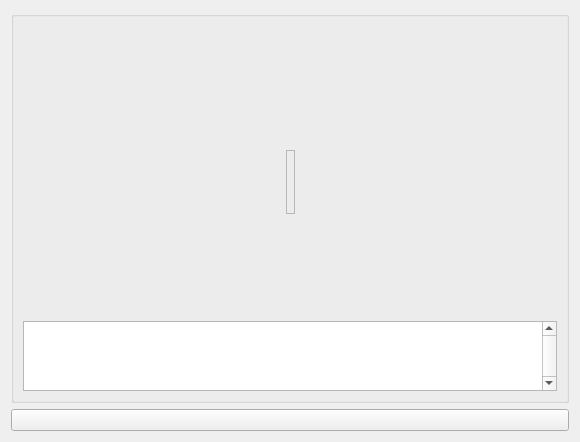
<?xml version="1.0" encoding="UTF-8"?>
<ui version="4.0">
 <class>SplashWindowImageProcessing</class>
 <widget class="QWidget" name="SplashWindowImageProcessing">
  <property name="geometry">
   <rect>
    <x>0</x>
    <y>0</y>
    <width>580</width>
    <height>442</height>
   </rect>
  </property>
  <property name="windowTitle">
   <string/>
  </property>
  <layout class="QGridLayout" name="gridLayout_5">
   <item row="0" column="0">
    <widget class="QGroupBox" name="groupBox">
     <property name="autoFillBackground">
      <bool>true</bool>
     </property>
     <property name="styleSheet">
      <string notr="true"/>
     </property>
     <property name="title">
      <string/>
     </property>
     <property name="alignment">
      <set>Qt::AlignCenter</set>
     </property>
     <property name="flat">
      <bool>false</bool>
     </property>
     <property name="checkable">
      <bool>false</bool>
     </property>
     <layout class="QGridLayout" name="gridLayout_4">
      <item row="0" column="0">
       <layout class="QGridLayout" name="gridLayout_3">
        <item row="0" column="1">
         <widget class="QLabel" name="labelSTVLogo">
          <property name="text">
           <string/>
          </property>
          <property name="pixmap">
           <pixmap>:/new/prefix1/stv_logo.png</pixmap>
          </property>
          <property name="alignment">
           <set>Qt::AlignCenter</set>
          </property>
         </widget>
        </item>
        <item row="0" column="3">
         <widget class="QLabel" name="TextLabelCopyright_2">
          <property name="text">
           <string/>
          </property>
          <property name="wordWrap">
           <bool>false</bool>
          </property>
         </widget>
        </item>
        <item row="0" column="0">
         <spacer name="horizontalSpacer_2">
          <property name="orientation">
           <enum>Qt::Horizontal</enum>
          </property>
          <property name="sizeHint" stdset="0">
           <size>
            <width>40</width>
            <height>20</height>
           </size>
          </property>
         </spacer>
        </item>
        <item row="0" column="4">
         <spacer name="horizontalSpacer_8">
          <property name="orientation">
           <enum>Qt::Horizontal</enum>
          </property>
          <property name="sizeHint" stdset="0">
           <size>
            <width>40</width>
            <height>20</height>
           </size>
          </property>
         </spacer>
        </item>
        <item row="0" column="2">
         <spacer name="horizontalSpacer_9">
          <property name="orientation">
           <enum>Qt::Horizontal</enum>
          </property>
          <property name="sizeType">
           <enum>QSizePolicy::Fixed</enum>
          </property>
          <property name="sizeHint" stdset="0">
           <size>
            <width>20</width>
            <height>20</height>
           </size>
          </property>
         </spacer>
        </item>
       </layout>
      </item>
      <item row="1" column="0">
       <spacer name="horizontalSpacer">
        <property name="orientation">
         <enum>Qt::Horizontal</enum>
        </property>
        <property name="sizeHint" stdset="0">
         <size>
          <width>10</width>
          <height>8</height>
         </size>
        </property>
       </spacer>
      </item>
      <item row="2" column="0">
       <layout class="QGridLayout" name="gridLayout">
        <item row="1" column="0">
         <spacer name="horizontalSpacer_3">
          <property name="orientation">
           <enum>Qt::Horizontal</enum>
          </property>
          <property name="sizeHint" stdset="0">
           <size>
            <width>177</width>
            <height>64</height>
           </size>
          </property>
         </spacer>
        </item>
        <item row="1" column="1">
         <widget class="QLabel" name="labelPixmap">
          <property name="frameShape">
           <enum>QFrame::StyledPanel</enum>
          </property>
          <property name="text">
           <string/>
          </property>
          <property name="pixmap">
           <pixmap>:/new/prefix1/eye.PNG</pixmap>
          </property>
          <property name="alignment">
           <set>Qt::AlignCenter</set>
          </property>
         </widget>
        </item>
        <item row="1" column="2">
         <spacer name="horizontalSpacer_4">
          <property name="orientation">
           <enum>Qt::Horizontal</enum>
          </property>
          <property name="sizeHint" stdset="0">
           <size>
            <width>18</width>
            <height>20</height>
           </size>
          </property>
         </spacer>
        </item>
        <item row="0" column="0" colspan="3">
         <widget class="QLabel" name="labelModuleName">
          <property name="font">
           <font>
            <pointsize>10</pointsize>
            <weight>75</weight>
            <bold>true</bold>
           </font>
          </property>
          <property name="text">
           <string/>
          </property>
          <property name="alignment">
           <set>Qt::AlignCenter</set>
          </property>
         </widget>
        </item>
       </layout>
      </item>
      <item row="3" column="0">
       <spacer name="horizontalSpacer_7">
        <property name="orientation">
         <enum>Qt::Horizontal</enum>
        </property>
        <property name="sizeHint" stdset="0">
         <size>
          <width>10</width>
          <height>8</height>
         </size>
        </property>
       </spacer>
      </item>
      <item row="4" column="0">
       <layout class="QGridLayout" name="gridLayout_2">
        <item row="0" column="0">
         <spacer name="horizontalSpacer_5">
          <property name="orientation">
           <enum>Qt::Horizontal</enum>
          </property>
          <property name="sizeHint" stdset="0">
           <size>
            <width>157</width>
            <height>68</height>
           </size>
          </property>
         </spacer>
        </item>
        <item row="0" column="1">
         <widget class="QLabel" name="labelVersionNumber">
          <property name="text">
           <string/>
          </property>
          <property name="alignment">
           <set>Qt::AlignLeading|Qt::AlignLeft|Qt::AlignVCenter</set>
          </property>
         </widget>
        </item>
        <item row="0" column="2">
         <spacer name="horizontalSpacer_6">
          <property name="orientation">
           <enum>Qt::Horizontal</enum>
          </property>
          <property name="sizeHint" stdset="0">
           <size>
            <width>157</width>
            <height>68</height>
           </size>
          </property>
         </spacer>
        </item>
       </layout>
      </item>
      <item row="5" column="0">
       <widget class="QListWidget" name="listWidgetInfo">
        <property name="minimumSize">
         <size>
          <width>0</width>
          <height>70</height>
         </size>
        </property>
        <property name="maximumSize">
         <size>
          <width>16777215</width>
          <height>70</height>
         </size>
        </property>
        <property name="font">
         <font>
          <family>MS Sans Serif</family>
          <pointsize>10</pointsize>
          <weight>75</weight>
          <bold>true</bold>
         </font>
        </property>
        <property name="verticalScrollBarPolicy">
         <enum>Qt::ScrollBarAlwaysOn</enum>
        </property>
        <property name="textElideMode">
         <enum>Qt::ElideMiddle</enum>
        </property>
       </widget>
      </item>
     </layout>
    </widget>
   </item>
   <item row="1" column="0">
    <widget class="QPushButton" name="pushButtonOk">
     <property name="text">
      <string/>
     </property>
    </widget>
   </item>
  </layout>
 </widget>
 <resources>
  <include location="ImageProcessing.qrc"/>
 </resources>
 <connections>
  <connection>
   <sender>pushButtonOk</sender>
   <signal>clicked()</signal>
   <receiver>SplashWindowImageProcessing</receiver>
   <slot>close()</slot>
   <hints>
    <hint type="sourcelabel">
     <x>350</x>
     <y>340</y>
    </hint>
    <hint type="destinationlabel">
     <x>378</x>
     <y>340</y>
    </hint>
   </hints>
  </connection>
 </connections>
</ui>
